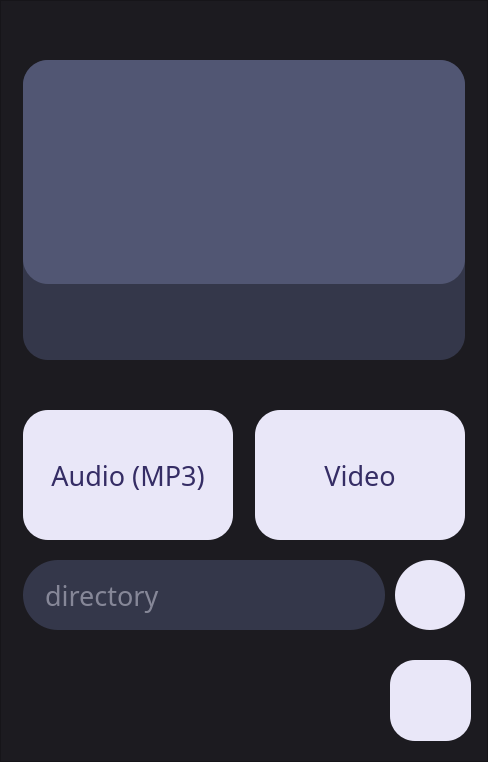
<?xml version="1.0" encoding="UTF-8"?>
<ui version="4.0">
 <class>MainWindow</class>
 <widget class="QMainWindow" name="MainWindow">
  <property name="geometry">
   <rect>
    <x>0</x>
    <y>0</y>
    <width>488</width>
    <height>762</height>
   </rect>
  </property>
  <property name="minimumSize">
   <size>
    <width>488</width>
    <height>762</height>
   </size>
  </property>
  <property name="maximumSize">
   <size>
    <width>488</width>
    <height>762</height>
   </size>
  </property>
  <property name="windowTitle">
   <string>MainWindow</string>
  </property>
  <widget class="QWidget" name="centralwidget">
   <widget class="QFrame" name="frame">
    <property name="geometry">
     <rect>
      <x>0</x>
      <y>0</y>
      <width>488</width>
      <height>762</height>
     </rect>
    </property>
    <property name="minimumSize">
     <size>
      <width>488</width>
      <height>762</height>
     </size>
    </property>
    <property name="maximumSize">
     <size>
      <width>488</width>
      <height>762</height>
     </size>
    </property>
    <property name="styleSheet">
     <string notr="true">background-color: rgb(28, 27, 32);</string>
    </property>
    <property name="frameShape">
     <enum>QFrame::StyledPanel</enum>
    </property>
    <property name="frameShadow">
     <enum>QFrame::Raised</enum>
    </property>
    <widget class="QPushButton" name="download_button">
     <property name="geometry">
      <rect>
       <x>390</x>
       <y>660</y>
       <width>81</width>
       <height>81</height>
      </rect>
     </property>
     <property name="minimumSize">
      <size>
       <width>81</width>
       <height>81</height>
      </size>
     </property>
     <property name="maximumSize">
      <size>
       <width>81</width>
       <height>81</height>
      </size>
     </property>
     <property name="font">
      <font>
       <family>Product Sans Medium</family>
       <pointsize>20</pointsize>
      </font>
     </property>
     <property name="styleSheet">
      <string notr="true">QPushButton {
background-color: rgb(233, 231, 248);
border-radius: 25px;
color: rgb(53, 45, 101);
}
QPushButton:hover {
background-color: rgb(240, 238, 255);
}
QPushButton:pressed {
background-color: rgb(217, 215, 230);
}</string>
     </property>
     <property name="text">
      <string/>
     </property>
     <property name="iconSize">
      <size>
       <width>40</width>
       <height>40</height>
      </size>
     </property>
    </widget>
    <widget class="QFrame" name="frame_2">
     <property name="geometry">
      <rect>
       <x>23</x>
       <y>60</y>
       <width>442</width>
       <height>300</height>
      </rect>
     </property>
     <property name="styleSheet">
      <string notr="true">QFrame {
background-color: rgb(52, 55, 74);
border-radius: 25px;
}</string>
     </property>
     <property name="frameShape">
      <enum>QFrame::StyledPanel</enum>
     </property>
     <property name="frameShadow">
      <enum>QFrame::Raised</enum>
     </property>
     <widget class="QFrame" name="thumbnail">
      <property name="geometry">
       <rect>
        <x>0</x>
        <y>0</y>
        <width>442</width>
        <height>224</height>
       </rect>
      </property>
      <property name="styleSheet">
       <string notr="true">QFrame {
background-color: rgb(81, 86, 115);
border-radius: 25px;
}</string>
      </property>
      <property name="frameShape">
       <enum>QFrame::StyledPanel</enum>
      </property>
      <property name="frameShadow">
       <enum>QFrame::Raised</enum>
      </property>
     </widget>
     <widget class="QLabel" name="title">
      <property name="geometry">
       <rect>
        <x>0</x>
        <y>230</y>
        <width>442</width>
        <height>61</height>
       </rect>
      </property>
      <property name="font">
       <font>
        <family>Product Sans Medium</family>
        <pointsize>14</pointsize>
       </font>
      </property>
      <property name="styleSheet">
       <string notr="true">QLabel {
padding-left: 5px;
padding-right: 5px;
color: rgb(233, 231, 248);

}</string>
      </property>
      <property name="text">
       <string/>
      </property>
     </widget>
    </widget>
    <widget class="QPushButton" name="audio">
     <property name="geometry">
      <rect>
       <x>23</x>
       <y>410</y>
       <width>210</width>
       <height>130</height>
      </rect>
     </property>
     <property name="minimumSize">
      <size>
       <width>210</width>
       <height>130</height>
      </size>
     </property>
     <property name="maximumSize">
      <size>
       <width>210</width>
       <height>130</height>
      </size>
     </property>
     <property name="font">
      <font>
       <family>Product Sans Medium</family>
       <pointsize>20</pointsize>
      </font>
     </property>
     <property name="layoutDirection">
      <enum>Qt::LeftToRight</enum>
     </property>
     <property name="styleSheet">
      <string notr="true">QPushButton {
background-color: rgb(233, 231, 248);
border-radius: 25px;
color: rgb(53, 45, 101);
}
QPushButton:hover {
background-color: rgb(240, 238, 255);
}
QPushButton:pressed {
background-color: rgb(217, 215, 230);
}</string>
     </property>
     <property name="text">
      <string>Audio (MP3)</string>
     </property>
    </widget>
    <widget class="QPushButton" name="video">
     <property name="geometry">
      <rect>
       <x>255</x>
       <y>410</y>
       <width>210</width>
       <height>130</height>
      </rect>
     </property>
     <property name="minimumSize">
      <size>
       <width>210</width>
       <height>130</height>
      </size>
     </property>
     <property name="maximumSize">
      <size>
       <width>210</width>
       <height>130</height>
      </size>
     </property>
     <property name="font">
      <font>
       <family>Product Sans Medium</family>
       <pointsize>20</pointsize>
      </font>
     </property>
     <property name="styleSheet">
      <string notr="true">QPushButton {
background-color: rgb(233, 231, 248);
border-radius: 25px;
color: rgb(53, 45, 101);
}
QPushButton:hover {
background-color: rgb(240, 238, 255);
}
QPushButton:pressed {
background-color: rgb(217, 215, 230);
}</string>
     </property>
     <property name="text">
      <string>Video</string>
     </property>
    </widget>
    <widget class="QLineEdit" name="directory">
     <property name="enabled">
      <bool>true</bool>
     </property>
     <property name="geometry">
      <rect>
       <x>23</x>
       <y>560</y>
       <width>362</width>
       <height>70</height>
      </rect>
     </property>
     <property name="font">
      <font>
       <family>Product Sans</family>
       <pointsize>20</pointsize>
      </font>
     </property>
     <property name="styleSheet">
      <string notr="true">QLineEdit {
background-color: rgb(52, 55, 74);
color: rgb(215, 215, 230);
border-radius: 35px;
padding-left: 20px;
padding-right: 20px;
}</string>
     </property>
     <property name="inputMask">
      <string/>
     </property>
     <property name="text">
      <string/>
     </property>
     <property name="placeholderText">
      <string>directory</string>
     </property>
    </widget>
    <widget class="QPushButton" name="browse">
     <property name="geometry">
      <rect>
       <x>395</x>
       <y>560</y>
       <width>70</width>
       <height>70</height>
      </rect>
     </property>
     <property name="minimumSize">
      <size>
       <width>70</width>
       <height>70</height>
      </size>
     </property>
     <property name="maximumSize">
      <size>
       <width>70</width>
       <height>70</height>
      </size>
     </property>
     <property name="font">
      <font>
       <family>Product Sans Medium</family>
       <pointsize>20</pointsize>
      </font>
     </property>
     <property name="styleSheet">
      <string notr="true">QPushButton {
background-color: rgb(233, 231, 248);
border-radius: 35px;
color: rgb(53, 45, 101);
}
QPushButton:hover {
background-color: rgb(240, 238, 255);
}
QPushButton:pressed {
background-color: rgb(217, 215, 230);
}</string>
     </property>
     <property name="text">
      <string/>
     </property>
     <property name="iconSize">
      <size>
       <width>40</width>
       <height>40</height>
      </size>
     </property>
    </widget>
   </widget>
  </widget>
 </widget>
 <resources/>
 <connections/>
</ui>
